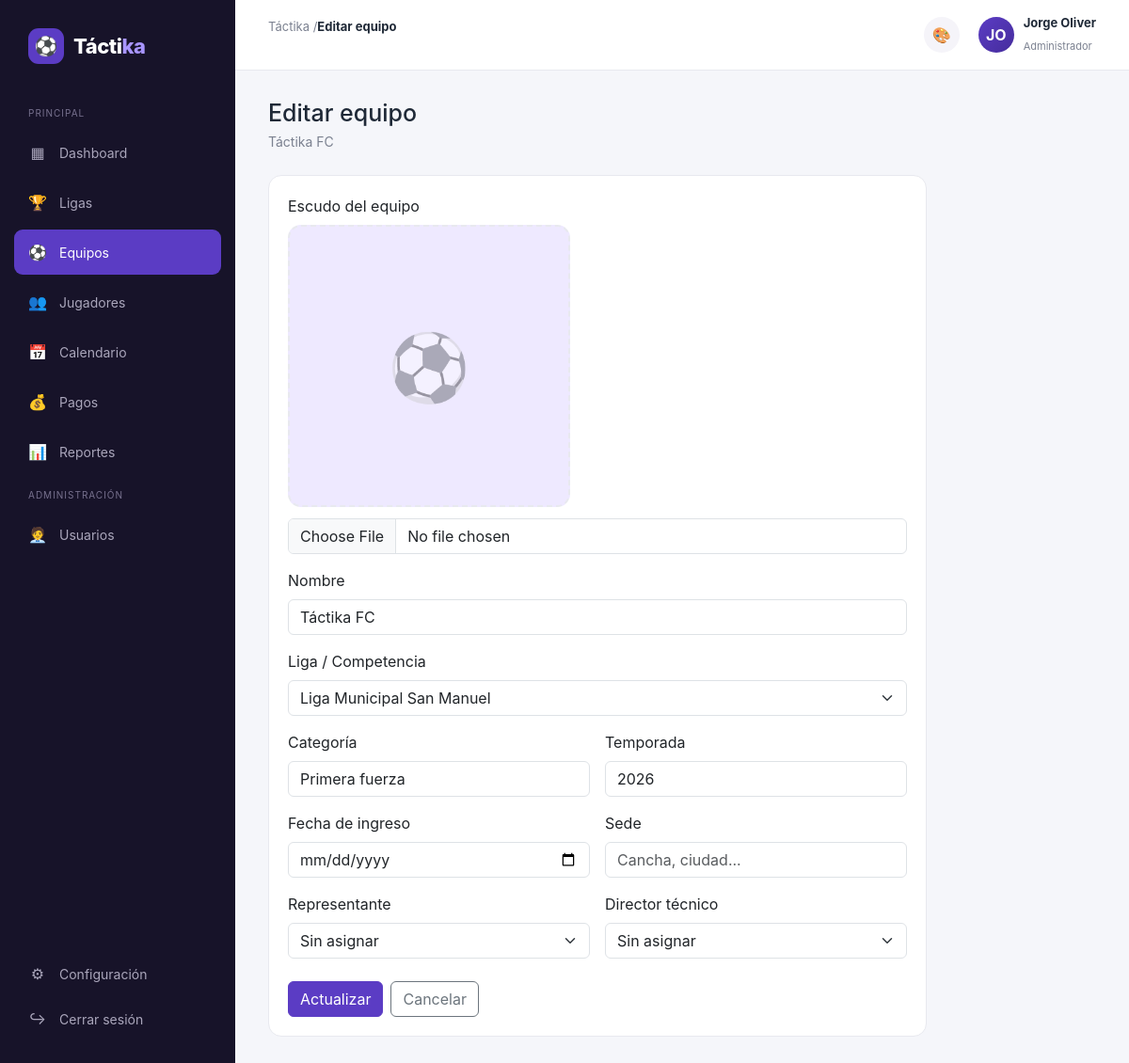
The page /public/equipos/editar/1 (signed in) on the database its author committed.
### tables this page shows
CREATE TABLE IF NOT EXISTS equipos (
    id INT AUTO_INCREMENT PRIMARY KEY,
    liga_id INT NULL,
    nombre VARCHAR(100) NOT NULL,
    categoria VARCHAR(50),
    temporada VARCHAR(20),
    escudo VARCHAR(255),
    fecha_ingreso DATE NULL,
    sede VARCHAR(150),
    representante_id INT NULL,
    dt_id INT NULL,
    created_at TIMESTAMP DEFAULT CURRENT_TIMESTAMP,
    FOREIGN KEY (liga_id) REFERENCES ligas(id) ON DELETE SET NULL,
    FOREIGN KEY (representante_id) REFERENCES staff(id) ON DELETE SET NULL,
    FOREIGN KEY (dt_id) REFERENCES staff(id) ON DELETE SET NULL
);

CREATE TABLE IF NOT EXISTS ligas (
    id INT AUTO_INCREMENT PRIMARY KEY,
    nombre VARCHAR(100) NOT NULL,
    temporada VARCHAR(20),
    dias_partido_semana TINYINT NOT NULL DEFAULT 1 CHECK (dias_partido_semana BETWEEN 1 AND 7),
    total_equipos INT NULL CHECK (total_equipos IS NULL OR total_equipos % 2 = 0),
    permite_calendario_incompleto TINYINT(1) NOT NULL DEFAULT 0,
    estado ENUM('activa', 'inactiva') NOT NULL DEFAULT 'activa',
    created_at TIMESTAMP DEFAULT CURRENT_TIMESTAMP
);

### app/controllers/EquiposController.php (called while the page is built, shortened)
<?php
class EquiposController extends Controller
{
    public function editar(int $id): void
    {
        $equipoModel = $this->model('Equipo');
        $equipo = $equipoModel->find($id);
        $staffModel = $this->model('Staff');
        $ligaModel = $this->model('Liga');
        $this->view('equipos/editar', [
            'titulo' => 'Editar equipo',
            'activeMenu' => 'equipos',
            'equipo' => $equipo,
            'staff' => $staffModel->all('apellido ASC'),
            'ligas' => $ligaModel->all('nombre ASC'),
        ]);
    }
}

### app/core/App.php (called while the page is built, shortened)
<?php
class App
{
    protected string $method = 'index';
    public function __construct()
    {
        $url = $this->parseUrl();
        if (!empty($url[0]) && file_exists(APP_PATH . '/controllers/' . ucfirst($url[0]) . 'Controller.php')) {
            unset($url[0]);
        }
        $controller = new $this->controllerName();
        if (!empty($url[1]) && method_exists($controller, $url[1])) {
            $this->method = $url[1];
            unset($url[1]);
        }
        $this->params = $url ? array_values($url) : [];
        call_user_func_array([$controller, $this->method], $this->params);
    }
    protected function parseUrl(): array
    {
        if (isset($_GET['url'])) {
            $url = rtrim($_GET['url'], '/');
            $url = filter_var($url, FILTER_SANITIZE_URL);
            return explode('/', $url);
        }
        return [];
    }
}

### public/index.php (called while the page is built, shortened)
<?php
spl_autoload_register(function ($class) {
    $paths = [
        APP_PATH . '/core/' . $class . '.php',
        APP_PATH . '/controllers/' . $class . '.php',
        APP_PATH . '/models/' . $class . '.php',
    ];
    foreach ($paths as $path) {
        if (file_exists($path)) {
            return;
        }
    }
});
new App();

### app/core/Database.php (called while the page is built)
<?php
class Database
{
    private static ?PDO $instance = null;
    public static function getConnection(): PDO
    {
        if (self::$instance === null) {
            $dsn = 'mysql:host=' . DB_HOST . ';dbname=' . DB_NAME . ';charset=' . DB_CHARSET;
            try {
                self::$instance = new PDO($dsn, DB_USER, DB_PASS, [
                    PDO::ATTR_ERRMODE => PDO::ERRMODE_EXCEPTION,
                    PDO::ATTR_DEFAULT_FETCH_MODE => PDO::FETCH_ASSOC,
                    PDO::ATTR_EMULATE_PREPARES => false,
                ]);
            } catch (PDOException $e) {
                die('Error de conexión a la base de datos: ' . $e->getMessage());
            }
        }
        return self::$instance;
    }
}

### app/core/Model.php (called while the page is built, shortened)
<?php
abstract class Model
{
    protected PDO $db;
    protected string $table;
    public function __construct()
    {
        $this->db = Database::getConnection();
    }
    public function all(string $orderBy = 'id DESC'): array
    {
        $stmt = $this->db->query("SELECT * FROM {$this->table} ORDER BY {$orderBy}");
        return $stmt->fetchAll();
    }
    public function find(int $id): ?array
    {
        $stmt = $this->db->prepare("SELECT * FROM {$this->table} WHERE id = :id LIMIT 1");
        $stmt->execute(['id' => $id]);
        $row = $stmt->fetch();
        return $row ?: null;
    }
}

### app/views/equipos/editar.php (the view, shortened to what this page needs)
<div class="welcome">
    <h1>Editar equipo</h1>
    <p><?= htmlspecialchars($equipo['nombre']) ?></p>
</div>
<div class="card form-card">
    <form method="post" action="<?= BASE_URL ?>/equipos/editar/<?= $equipo['id'] ?>" enctype="multipart/form-data">
        <div class="row g-3">
            <div class="col-md-12">
                <label class="form-label">Escudo del equipo</label>
                <div class="escudo-preview" id="escudo-preview">
                    <span class="escudo-placeholder-icon" id="escudo-placeholder" style="<?= !empty($equipo['escudo']) ? 'display:none;' : '' ?>">⚽</span>
                </div>
                <input type="file" name="escudo" accept="image/*" class="form-control" data-preview-img="escudo-preview-img" data-preview-placeholder="escudo-placeholder">
            </div>
            <div class="col-md-12">
                <label class="form-label">Nombre</label>
                <input type="text" name="nombre" class="form-control" value="<?= htmlspecialchars($equipo['nombre']) ?>" required>
            </div>
            <div class="col-md-12">
                <label class="form-label">Liga / Competencia</label>
                <select name="liga_id" class="form-select">
                    <?php foreach ($ligas as $l): ?>
                        <option value="<?= $l['id'] ?>" <?= (int) ($equipo['liga_id'] ?? 0) === (int) $l['id'] ? 'selected' : '' ?>>
                            <?= htmlspecialchars($l['nombre']) ?>
                        </option>
                    <?php endforeach; ?>
                </select>
            </div>
            <div class="col-md-6">
                <label class="form-label">Categoría</label>
                <input type="text" name="categoria" class="form-control" value="<?= htmlspecialchars($equipo['categoria'] ?? '') ?>">
            </div>
            <div class="col-md-6">
                <label class="form-label">Temporada</label>
                <input type="text" name="temporada" class="form-control" value="<?= htmlspecialchars($equipo['temporada'] ?? '') ?>">
            </div>
            <div class="col-md-6">
                <label class="form-label">Fecha de ingreso</label>
                <input type="date" name="fecha_ingreso" class="form-control" value="<?= htmlspecialchars($equipo['fecha_ingreso'] ?? '') ?>">
            </div>
            <div class="col-md-6">
                <label class="form-label">Sede</label>
                <input type="text" name="sede" class="form-control" value="<?= htmlspecialchars($equipo['sede'] ?? '') ?>" placeholder="Cancha, ciudad...">
            </div>
            <div class="col-md-6">
                <label class="form-label">Representante</label>
                <select name="representante_id" class="form-select">
                    <option value="">Sin asignar</option>
                </select>
            </div>
            <div class="col-md-6">
                <label class="form-label">Director técnico</label>
                <select name="dt_id" class="form-select">
                    <option value="">Sin asignar</option>
                </select>
            </div>
        </div>
        <div class="mt-4 d-flex gap-2">
            <button type="submit" class="btn btn-primary">Actualizar</button>
            <a href="<?= BASE_URL ?>/equipos" class="btn btn-outline-secondary">Cancelar</a>
        </div>
    </form>
</div>

### public/css/style.css (style rules this page uses)
:root { --primary: #5b3cc4; --primary-dark: #452c9c; --primary-light: #eee9ff; --background: #f5f6fa; --surface: #ffffff; --text: #1f2937; --muted: #7b8190; --success: #22a06b; --success-bg: #e8f7f0; --danger: #dc4c4c; --danger-bg: #fdecec; --warning: #d89b24; --warning-bg: #fff6df; --border: #e8e9ef; --sidebar-width: 250px; }
* { margin: 0; padding: 0; box-sizing: border-box; }
body { font-family: Inter, Arial, sans-serif; background: var(--background); color: var(--text); }
button { font-family: inherit; }
a { text-decoration: none; }
.welcome { margin-bottom: 25px; }
.welcome h1 { font-size: 25px; margin-bottom: 5px; }
.welcome p { color: var(--muted); font-size: 14px; }
.card { background: var(--surface); border: 1px solid var(--border); border-radius: 14px; padding: 20px; }
.form-card { max-width: 700px; }
.escudo-preview { width: 300px; height: 300px; max-width: 100%; background: var(--primary-light); border: 2px dashed var(--border); border-radius: 14px; display: flex; align-items: center; justify-content: center; overflow: hidden; margin-bottom: 12px; }
.escudo-placeholder-icon { font-size: 70px; opacity: .4; }
.btn-primary { background: var(--primary); border-color: var(--primary); }

### rows shown on the page
equipos: nombre "Táctika FC", liga_id "Liga Municipal San Manuel", categoria "Primera fuerza", temporada "2026"

### other values the page prints
APP_NAME "Táctika"
$titulo "Editar equipo"
substr($_SESSION['usuario_nombre'] ?? '', 0, 2) "JO"
$_SESSION['usuario_nombre'] "Jorge Oliver"
$_SESSION['usuario_rol'] "Administrador"
